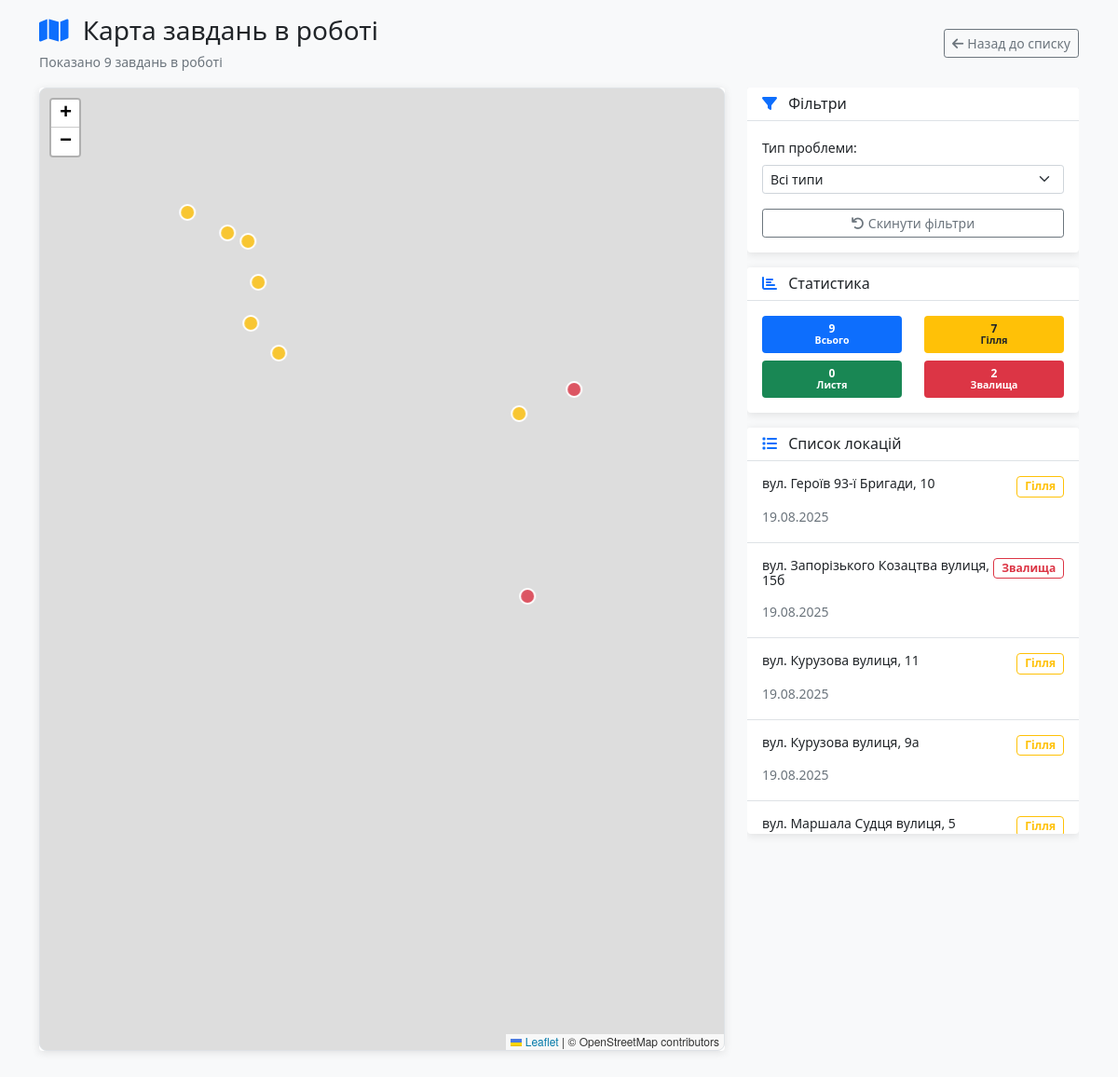
The page /map on the database its author committed.
### models.py (models this page shows, shortened)
class Location(db.Model):
    id = db.Column(db.Integer, primary_key=True)
    address = db.Column(db.String(200), nullable=False)
    latitude = db.Column(db.Float, nullable=False)
    longitude = db.Column(db.Float, nullable=False)
    problem_type = db.Column(db.String(50), nullable=False)
    status = db.Column(db.String(20), default='in_progress')
    description = db.Column(db.Text)
    date_created = db.Column(db.DateTime, default=datetime.utcnow)
    date_completed = db.Column(db.DateTime)
    created_by = db.Column(db.Integer, db.ForeignKey('user.id'))

### app.py (the view)
@app.route('/map')
def map_all():
    problem_type = request.args.get('problem_type', 'all')
    query = Location.query.filter(Location.status == 'in_progress')
    if problem_type != 'all':
        query = query.filter(Location.problem_type == problem_type)
    locations = query.all()
    for location in locations:
        if location.address.startswith('вул. Хортицьке шосе'):
            location.address = location.address.replace(
                'вул. Хортицьке шосе', 'шосе Хортицьке')
    locations.sort(key=lambda x: x.address)
    total_count = len(locations)
    branches_count = len([l for l in locations if l.problem_type == 'Гілля'])
    leaves_count = len([l for l in locations if l.problem_type == 'Листя'])
    trash_count = len([l for l in locations if l.problem_type == 'Звалища'])
    return render_template('map_all.html',
                           locations=locations,
                           current_problem_type=problem_type,
                           total_count=total_count,
                           branches_count=branches_count,
                           leaves_count=leaves_count,
                           trash_count=trash_count)

### templates/map_all.html (shortened to what this page needs)
<!DOCTYPE html>
<html lang="uk">
<head>
    <link href="https://cdn.jsdelivr.net/npm/bootstrap@5.1.3/dist/css/bootstrap.min.css" rel="stylesheet">
    <link rel="stylesheet" href="https://unpkg.com/leaflet@1.7.1/dist/leaflet.css" />
    <link rel="stylesheet" href="https://cdnjs.cloudflare.com/ajax/libs/font-awesome/6.0.0/css/all.min.css">
</head>
<body class="bg-light">
    <div class="container-fluid py-3">
        <div class="row mb-3">
            <div class="col">
                <div class="d-flex align-items-center justify-content-between flex-wrap gap-2">
                    <div>
                        <h3 class="mb-1">
                            <i class="fas fa-map text-primary me-2"></i>
                            Карта завдань в роботі
                        </h3>
                        <p class="text-muted mb-0">
                            <small>
                                Показано {{ locations|length }} завдань в роботі
                            </small>
                        </p>
                    </div>
                    <a href="{{ url_for('index') }}" class="btn btn-outline-secondary btn-sm">
                        <i class="fas fa-arrow-left me-1"></i>Назад до списку
                    </a>
                </div>
            </div>
        </div>
        <div class="row">
            <div class="col-lg-8 order-1">
                <div class="card info-card h-100">
                    <div class="card-body p-0">
                        <div id="map" data-locations='[
                            {% for location in locations %}
                            {
                                "id": {{ location.id }},
                                "lat": {{ location.latitude }},
                                "lng": {{ location.longitude }},
                                "address": {{ location.address|tojson }},
                                "problemType": {{ location.problem_type|tojson }},
                                "status": {{ location.status|tojson }},
                                "dateCreated": {{ location.date_created.strftime('%d.%m.%Y')|tojson }},
                                "dateCompleted": {{ (location.date_completed.strftime('%d.%m.%Y') if location.date_completed else '')|tojson }}
                            }{% if not loop.last %},{% endif %}
                            {% endfor %}
                        ]'></div>
                    </div>
                </div>
            </div>
            <div class="col-lg-4 order-2">
                <div class="right-panel">
                    <div class="card info-card mb-3">
                        <div class="card-header bg-white border-bottom">
                            <h6 class="card-title mb-0">
                                <i class="fas fa-filter me-2 text-primary"></i>
                                Фільтри
                            </h6>
                        </div>
                        <div class="card-body">
                            <form method="GET">
                                <div class="mb-3">
                                    <label class="form-label small">Тип проблеми:</label>
                                    <select name="problem_type" class="form-select form-select-sm" onchange="this.form.submit()">
                                        <option value="all" {% if current_problem_type == 'all' %}selected{% endif %}>Всі типи</option>
                                    </select>
                                </div>
                                <div class="d-grid">
                                    <a href="{{ url_for('map_all') }}" class="btn btn-outline-secondary btn-sm">
                                        <i class="fas fa-undo me-1"></i>Скинути фільтри
                                    </a>
                                </div>
                            </form>
                        </div>
                    </div>
                    <div class="card info-card mb-3">
                        <div class="card-header bg-white border-bottom">
                            <h6 class="card-title mb-0">
                                <i class="fas fa-chart-bar me-2 text-primary"></i>
                                Статистика
                            </h6>
                        </div>
                        <div class="card-body">
                            <div class="row text-center">
                                <div class="col-6 mb-2">
                                    <div class="badge bg-primary w-100 py-2">
                                        <div class="fw-bold">{{ total_count }}</div>
                                        <small>Всього</small>
                                    </div>
                                </div>
                                <div class="col-6 mb-2">
                                    <div class="badge bg-warning text-dark w-100 py-2">
                                        <div class="fw-bold">{{ branches_count }}</div>
                                        <small>Гілля</small>
                                    </div>
                                </div>
                                <div class="col-6">
                                    <div class="badge bg-success w-100 py-2">
                                        <div class="fw-bold">{{ leaves_count }}</div>
                                        <small>Листя</small>
                                    </div>
                                </div>
                                <div class="col-6">
                                    <div class="badge bg-danger w-100 py-2">
                                        <div class="fw-bold">{{ trash_count }}</div>
                                        <small>Звалища</small>
                                    </div>
                                </div>
                            </div>
                        </div>
                    </div>
                    <div class="card info-card">
                        <div class="card-header bg-white border-bottom">
                            <h6 class="card-title mb-0">
                                <i class="fas fa-list me-2 text-primary"></i>
                                Список локацій
                            </h6>
                        </div>
                        <div class="card-body p-0" style="max-height: 400px; overflow-y: auto;">
                            {% for location in locations %}
                            <div class="location-item p-3 border-bottom"
                                 data-lat="{{ location.latitude }}"
                                 data-lng="{{ location.longitude }}"
                                 data-id="{{ location.id }}"
                                 data-action="focus-location">
                                <div class="d-flex justify-content-between align-items-start mb-2">
                                    <h6 class="mb-1 small">{{ location.address }}</h6>
                                    {% if location.problem_type == 'Гілля' %}
                                        <span class="badge border border-warning text-warning bg-transparent">{{ location.problem_type }}</span>
                                    {% elif location.problem_type == 'Листя' %}
                                        <span class="badge border border-success text-success bg-transparent">{{ location.problem_type }}</span>
                                    {% else %}
                                        <span class="badge border border-danger text-danger bg-transparent">{{ location.problem_type }}</span>
                                    {% endif %}
                                </div>
                                <small class="text-muted">{{ location.date_created.strftime('%d.%m.%Y') }}</small>
                            </div>
                            {% endfor %}
                        </div>
                    </div>
                </div>
            </div>
        </div>
    </div>
</body>
</html>

### templates/map_all.html (style rules this page uses)
#map { height: 85vh; min-height: 600px; width: 100%; border-radius: 8px; border: 1px solid #dee2e6; }
.info-card { box-shadow: 0 2px 10px rgba(0,0,0,0.1); border: none; }
.container-fluid { max-width: 95%; margin: 0 auto; }
.location-item { cursor: pointer; transition: background-color 0.2s; }
.right-panel { height: 85vh; overflow-y: auto; }

### rows shown on the page
Location: address "вул. Героїв 93-ї Бригади, 10", problem_type "Гілля", date_created "19.08.2025"
Location: address "вул. Запорізького Козацтва вулиця, 15б", problem_type "Звалища", date_created "19.08.2025"
Location: address "вул. Курузова вулиця, 11", problem_type "Гілля", date_created "19.08.2025"
Location: address "вул. Курузова вулиця, 9а", problem_type "Гілля", date_created "19.08.2025"
Location: address "вул. Маршала Судця вулиця, 5", problem_type "Гілля"

### other values the page prints
{{ locations|length }} "9"
{{ total_count }} "9"
{{ branches_count }} "7"
{{ leaves_count }} "0"
{{ trash_count }} "2"
